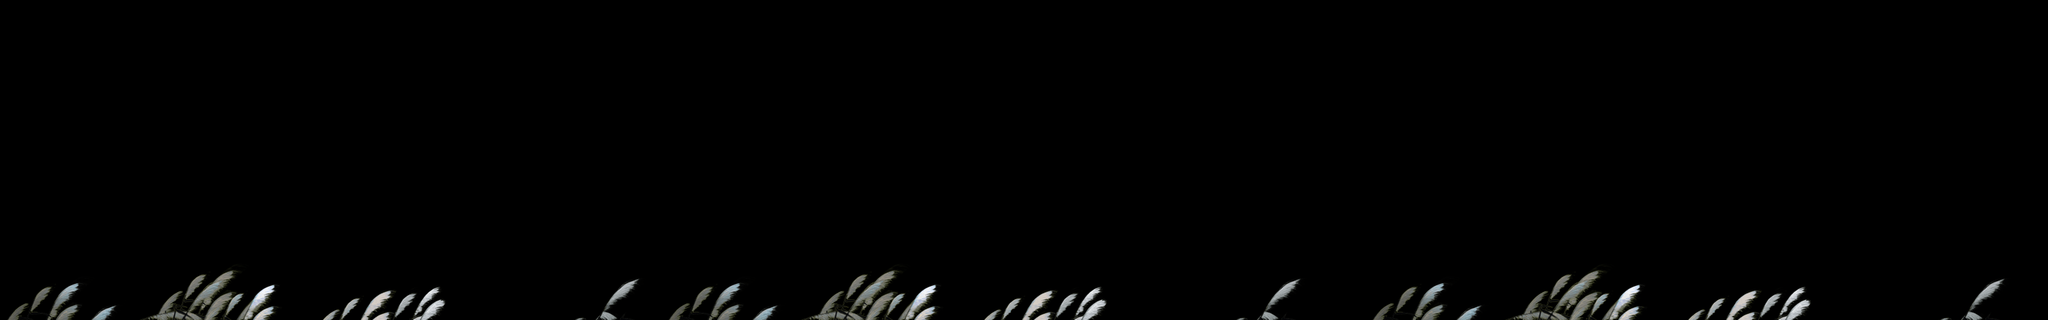

A level layout from a 2D game, rendered from its tile map. Below: a short description, then the map file with tile-grid data replaced by summaries:
An orthogonal 96x15 tile map with 32x32 px tiles, 1 tile layer (块层 1).

<map version="1.0" orientation="orthogonal" renderorder="right-down" width="96" height="15" tilewidth="32" tileheight="32">
 <tileset firstgid="1" name="pingyuan_close" tilewidth="32" tileheight="32">
  <image source="close/pingyuan_close.png" width="1024" height="116" />
 </tileset>
 <layer name="块层 1" width="96" height="15">
  <data>[1440 cells, 285 non-empty, 96 distinct tile ids]</data>
 </layer>
</map>
